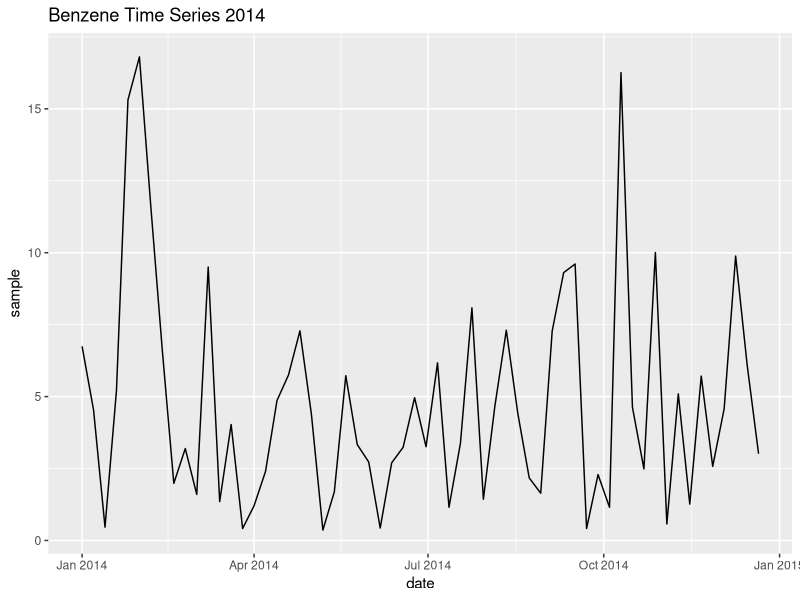
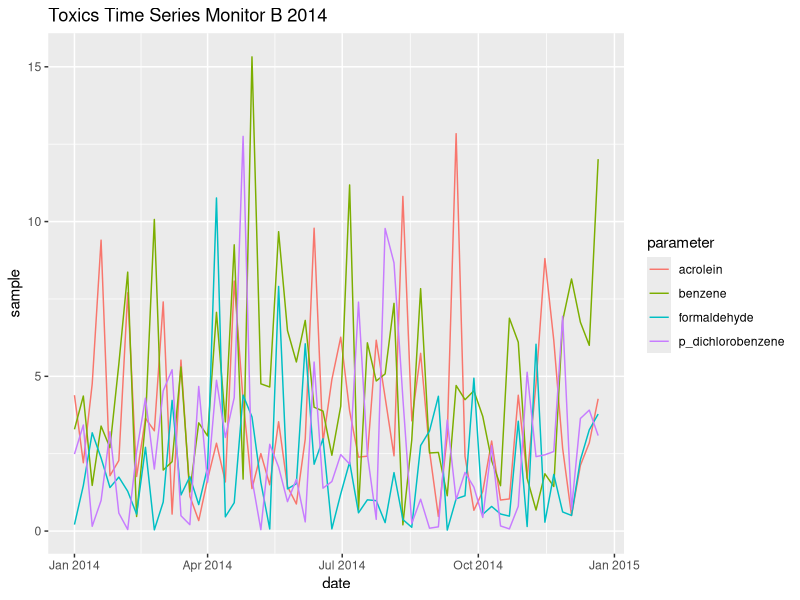
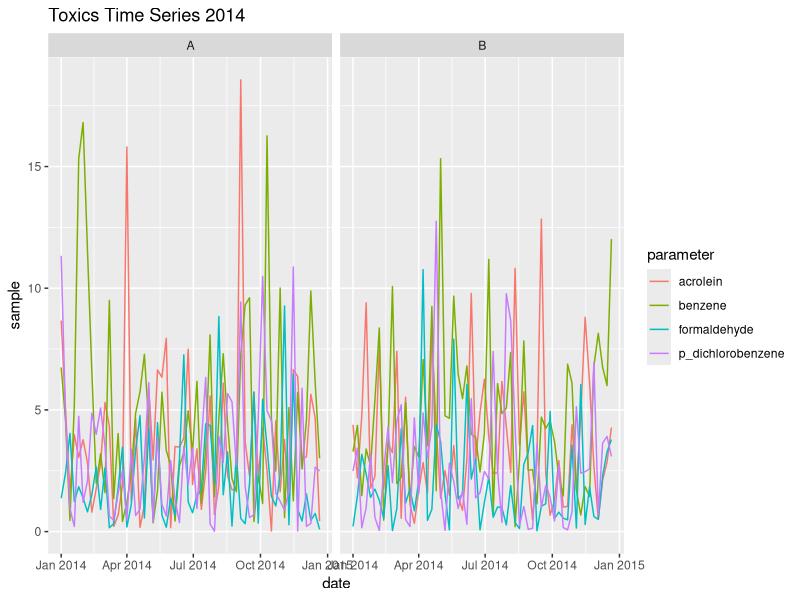
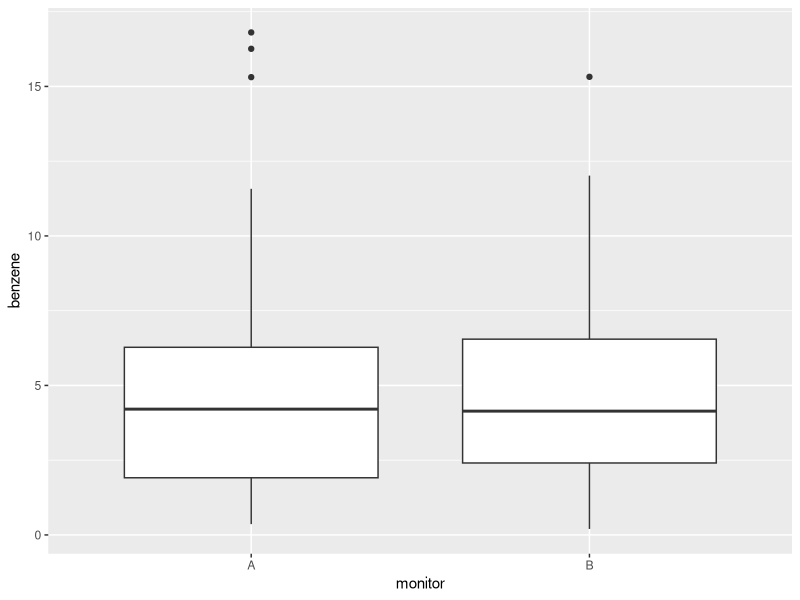
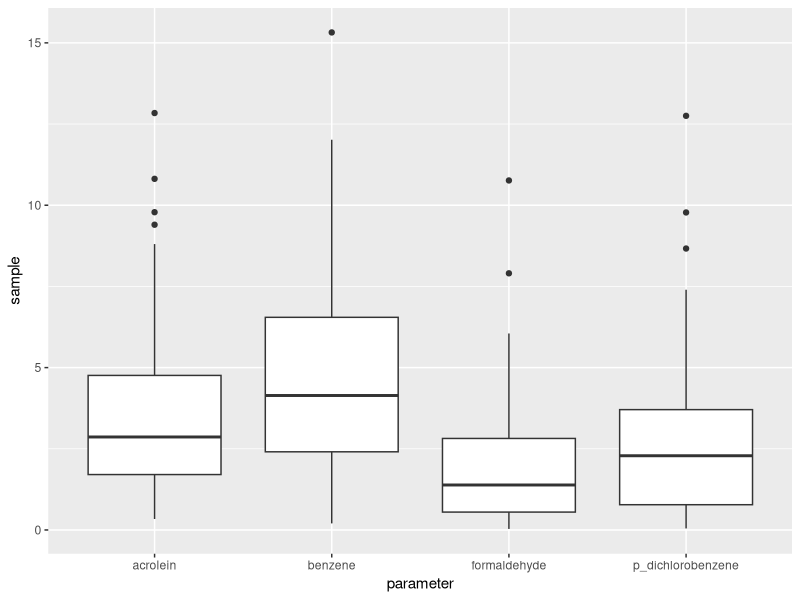
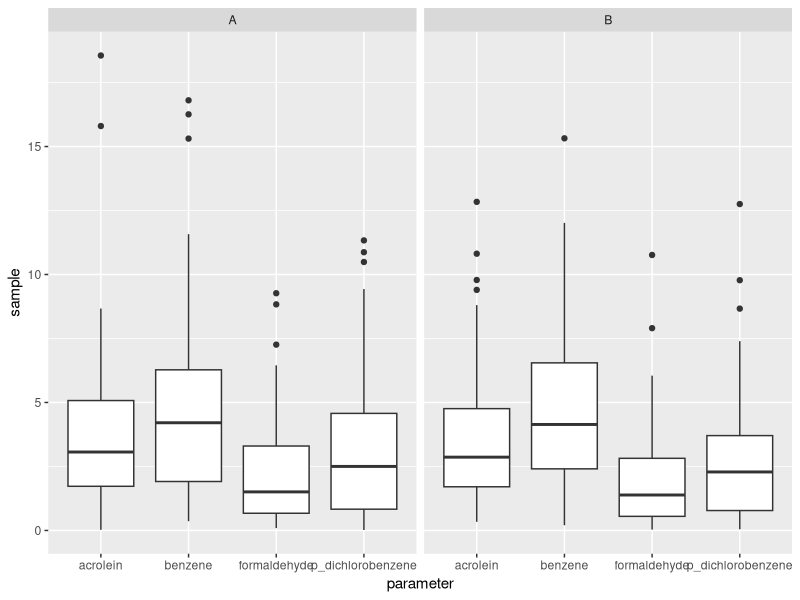
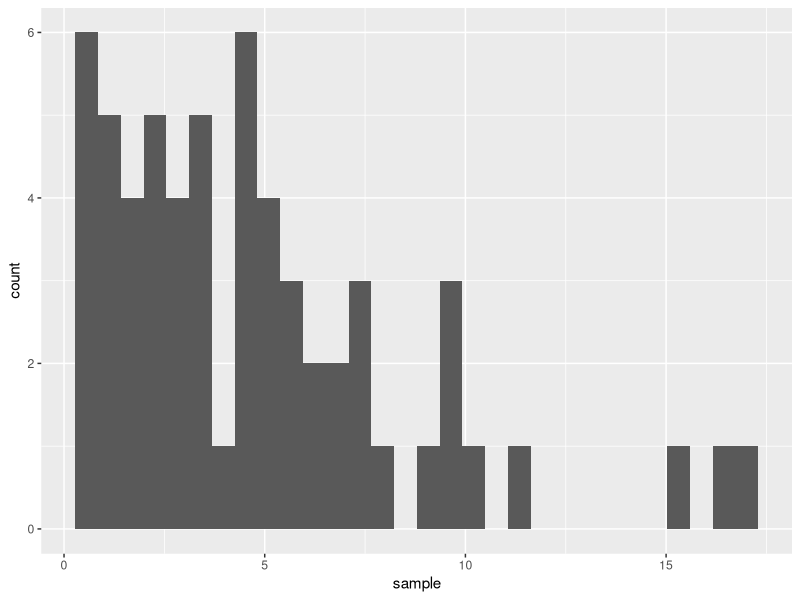
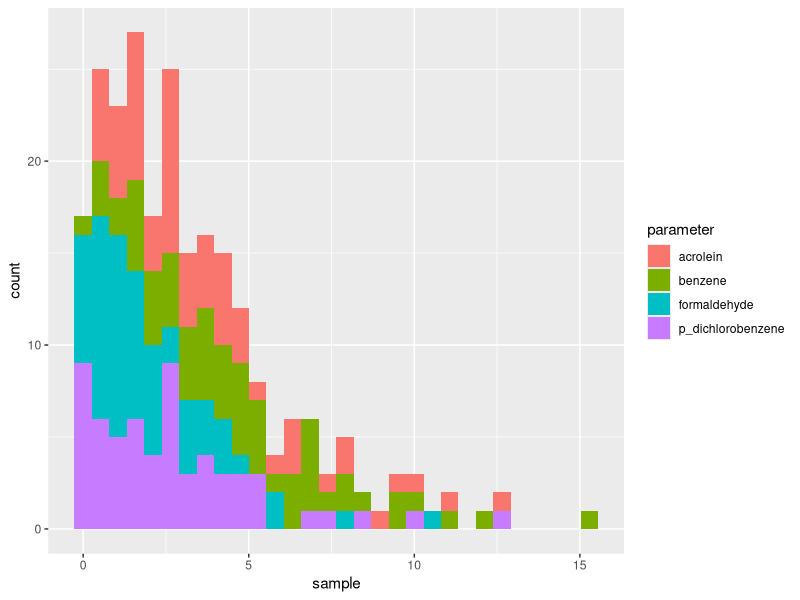

Recreate these plots in R, in order. (Note: this script raises an error after producing the figures.)
## ---- chunk 1
tox <- read.table(header=T, text='
  monitor  parameter       day   hour  value  limit              
        A    benzene  20140601  08:00   4.72   16.3
        A    benzene  20140601  09:00   5.84   16.3
        A    benzene  20140602  08:00  21.12   16.3  
        A    benzene  20140602  09:00   8.94   16.3
        B    benzene  20140601  08:00   0.61   16.3
        B    benzene  20140601  09:00   0.70   16.3
        B    benzene  20140602  08:00   0.99   16.3
        B    benzene  20140602  09:00   1.70   16.3
        A    toluene  20140601  08:00  76.10   75.0
        A    toluene  20140601  09:00   2.51   75.0
                       ')
## ---- chunk 2
library(dplyr)
filter(tox, monitor == "A")
## ---- chunk 3
filter(tox, monitor == "B", value > 1)
## ---- chunk 4
filter(tox, monitor == "B" & value > 1)
## ---- chunk 5
# output of dim() is c(number-of-rows, number-of-columns)
dim(tox)
dim(filter(tox, day == "20140602"))
## ---- chunk 6
head(tox)
## ---- chunk 7
tox_daily <- group_by(tox, monitor, parameter, day)
## ---- chunk 8
summarize(tox_daily, daily_mean = mean(value))
## ---- chunk 9
tox_monitors <- group_by(tox, monitor)
summarize(tox_monitors, number_of_parameters = length(unique(parameter)))
## ---- chunk 10
mutate(tox, above_limit = value > limit)
## ---- chunk 11
mutate(tox, above_limit = value > limit, limit_diff = value - limit)
## ---- chunk 12
head(tox)
## ---- chunk 13
library(tidyr)
tox_wide <- spread(tox, key = parameter, value = value)
## ---- chunk 14
tox_wide
## ---- chunk 15
spread(tox, key = monitor, value = value)
## ---- chunk 16
head(tox_wide)
tox_long <- gather(tox_wide, key = pollutant, value = sample_measurement,
                   benzene, toluene)
## ---- chunk 17
tox_long
## ---- chunk 18
rtox <- data.frame(
  date = rep(seq(as.Date("2014-01-01"), by = 6, length = 60), 2),
  monitor = rep(c("A", "B"), each = 60),
  benzene = rgamma(120, shape = 1.5, scale = 3),
  formaldehyde = rgamma(120, shape = 1, scale = 2),
  acrolein = rgamma(120, shape = 1.5, scale = 2.5), 
  p_dichlorobenzene = rgamma(120, shape = 1, scale = 3)
)
head(rtox, 3)

## ---- chunk 19
rtox_long <- gather(rtox, parameter, value = sample, benzene:p_dichlorobenzene)
head(rtox)

## ---- chunk 20
library(ggplot2)

benzene_A <- filter(rtox_long, parameter == "benzene", monitor == "A")

ggplot(benzene_A, aes(x=date, y=sample)) +
    geom_line() +
    ggtitle("Benzene Time Series 2014")
## ---- chunk 21
site_B <- filter(rtox_long, monitor == "B")

ggplot(site_B, aes(x=date, y=sample, color=parameter)) +
    geom_line() +
    ggtitle("Toxics Time Series Monitor B 2014")
## ---- chunk 22
ggplot(rtox_long, aes(x=date, y=sample, color=parameter)) +
    geom_line() + facet_grid( ~ monitor) +
    ggtitle("Toxics Time Series 2014")
## ---- chunk 23
ggplot(rtox, aes(x=monitor, y=benzene)) + geom_boxplot()
## ---- chunk 24
ggplot(site_B, aes(x=parameter, y=sample)) + geom_boxplot()
## ---- chunk 25
ggplot(rtox_long, aes(x=parameter, y=sample)) + geom_boxplot() + facet_grid( ~ monitor)
## ---- chunk 26
ggplot(benzene_A, aes(x=sample)) + geom_histogram()
## ---- chunk 27
ggplot(site_B, aes(x=sample, fill=parameter)) + geom_histogram()
## ---- chunk 28
ggplot(rtox_long, aes(x=sample, fill=parameter)) + geom_histogram() + facet_grid(~ monitor)
## ---- chunk 29
inputPanel(
  sliderInput("bins",
                  "Number of bins:",
                  min = 1,
                  max = 50,
                  value = 30)
)

renderPlot({
   x    <- faithful[, 2]  # Old Faithful Geyser data
    bins <- seq(min(x), max(x), length.out = input$bins + 1)
    hist(x, breaks = bins, col = 'darkgray', border = 'white')
})
